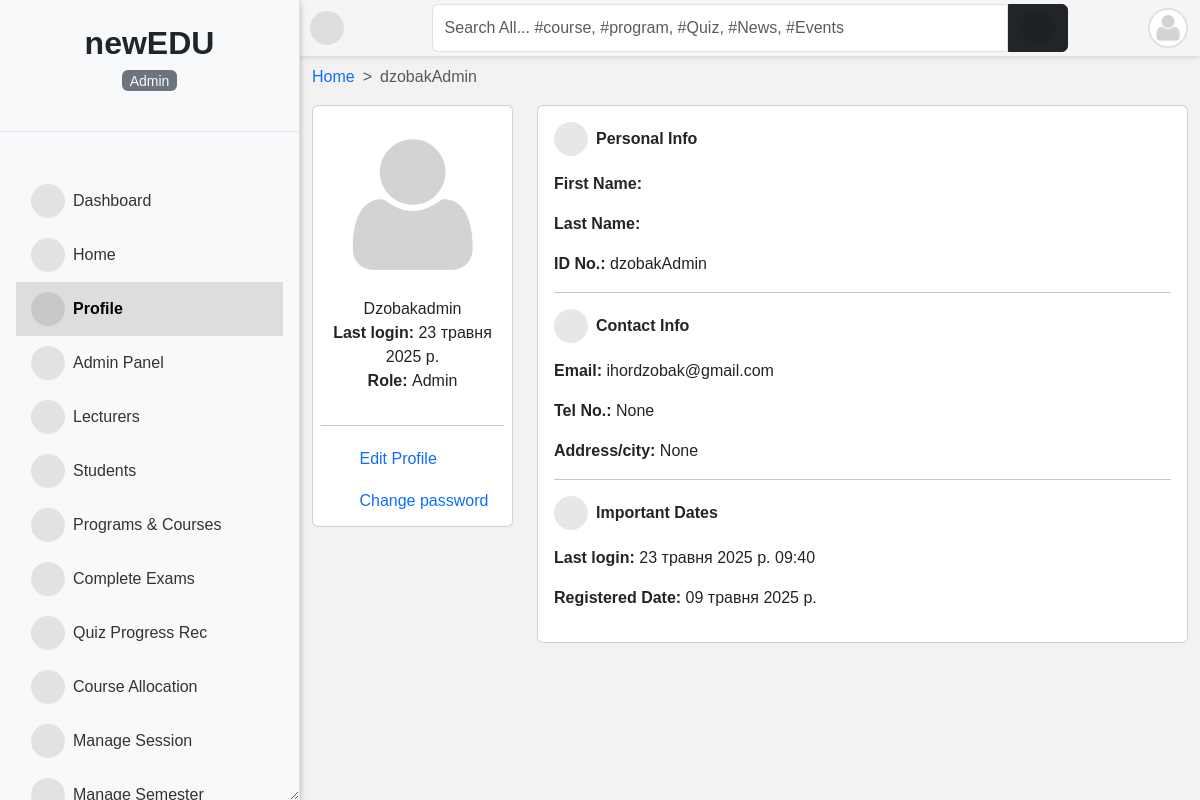
Before: /uk/accounts/profile/ (signed in) with the older database file.
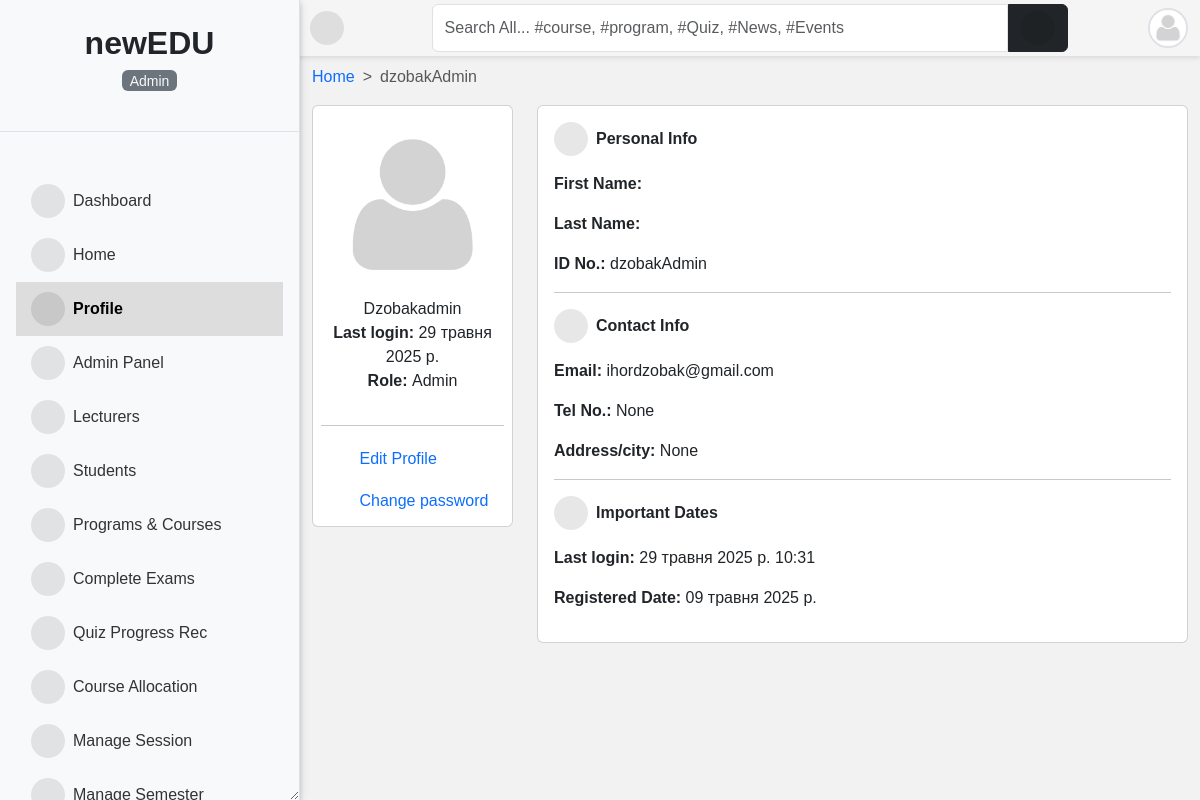
After: the same page with the newer database file.
### accounts/models.py (models this page shows, shortened)
class User(AbstractUser):
    is_student = models.BooleanField(default=False)
    is_lecturer = models.BooleanField(default=False)
    is_parent = models.BooleanField(default=False)
    is_dep_head = models.BooleanField(default=False)
    gender = models.CharField(max_length=1, choices=GENDERS, blank=True, null=True)
    phone = models.CharField(max_length=60, blank=True, null=True)
    address = models.CharField(max_length=60, blank=True, null=True)
    picture = models.ImageField(
        upload_to="profile_pictures/%y/%m/%d/", default="default.png", null=True
    )
    email = models.EmailField(blank=True, null=True)
    username_validator = ASCIIUsernameValidator()
    objects = CustomUserManager()
    class Meta:
        ordering = ("-date_joined",)
    @property
    def get_full_name(self):
        full_name = self.username
        if self.first_name and self.last_name:
            full_name = self.first_name + " " + self.last_name
        return full_name
    @property
    def get_user_role(self):
        if self.is_superuser:
            role = _("Admin")
        elif self.is_student:
            role = _("Student")
        elif self.is_lecturer:
            role = _("Lecturer")
        elif self.is_parent:
            role = _("Parent")
        return role

### accounts/views.py (the view, shortened to what this page needs)
# urls.py: path("profile/", profile, name="profile"),
@login_required
def profile(request):
    current_session = Session.objects.filter(is_current_session=True).first()
    current_semester = Semester.objects.filter(
        is_current_semester=True, session=current_session
    ).first()
    context = {
        "title": request.user.get_full_name,
        "current_session": current_session,
        "current_semester": current_semester,
    }
    if request.user.is_lecturer:
        courses = Course.objects.filter(
            allocated_course__lecturer__pk=request.user.id, semester=current_semester
        )
        context["courses"] = courses
        return render(request, "accounts/profile.html", context)
    staff = User.objects.filter(is_lecturer=True)
    context["staff"] = staff
    return render(request, "accounts/profile.html", context)

### templates/accounts/profile.html (shortened to what this page needs)
{% extends 'base.html' %}
{% load i18n %}
{% load static %}
{% block content %}
{% if user.is_authenticated %}
<nav style="--bs-breadcrumb-divider: '>';" aria-label="breadcrumb">
    <ol class="breadcrumb">
      <li class="breadcrumb-item"><a href="/">{% trans 'Home' %}</a></li>
      <li class="breadcrumb-item active" aria-current="page">{{ user.get_full_name }}</li>
    </ol>
</nav>
<div class="row">
    <div class="col-md-3 mx-auto">
        <div class="card  p-2">
            <div class="text-center">
                <img src="{{ user.picture.url }}" class="w-100">
                <ul class="px-2 list-unstyled">
                    <li>{{ user.get_full_name|title }}</li>
                    <li><strong>{% trans 'Last login:' %} </strong>{{ user.last_login|date }}</li>
                    <li><strong>{% trans 'Role:' %} </strong>
                        {{ user.get_user_role }}
                    </li>
                </ul>
            </div>
            <hr>
            <a class="mb-2" href="{% url 'edit_profile' %}"><i class="fas fa-user-edit unstyled"></i>
                <span class="mobile-hide">{% trans 'Edit Profile' %}</span></a>
            <a href="{% url 'change_password' %}"><i class="fas fa-lock unstyled"></i><span class="mobile-hide">
                {% trans 'Change password' %}</span></a>
        </div>
    </div>
    <div class="col-md-9 mx-auto">
        <div class="card">
            <div class="card-body">
                <p class="fw-bold"><i class="me-2 fas fa-user"></i>{% trans 'Personal Info' %}</p>
                <div class="dashboard-description">
                    <p><strong>{% trans 'First Name:' %}</strong> {{ user.first_name|title }}</p>
                    <p><strong>{% trans 'Last Name:' %}</strong> {{ user.last_name|title }}</p>
                    <p><strong>{% trans 'ID No.:' %}</strong> {{ user.username }}</p>
                </div>
                <hr>
                <p class="fw-bold"><i class="me-2 fas fa-phone-square-alt"></i>{% trans 'Contact Info' %}</p>
                <div class="dashboard-description">
                    <p><strong>{% trans 'Email:' %}</strong> {{ user.email }}</p>
                    <p><strong>{% trans 'Tel No.:' %}</strong> {{ user.phone }}</p>
                    <p><strong>{% trans 'Address/city:' %}</strong> {{ user.address }}</p>
                </div>
                <hr>
                <p class="fw-bold"><i class="me-2 fa fa-calendar-day"></i>{% trans 'Important Dates' %}</p>
                <div class="dashboard-description">
                    <p><strong>{% trans 'Last login:' %}</strong> {{ user.last_login }}</p>
                    <p><strong>{% trans 'Registered Date:' %}</strong> {{ user.date_joined|date }}</p>
                </div>
            </div>
        </div>
    </div>
</div>
{% endif %}
{% endblock content %}

### templates/sidebar.html (shortened to what the changed rows need)
{% load static %}
{% load i18n %}
<div id="side-nav" class="d-flex flex-column bg-light vh-100 border-end">
    <div class="main-menu flex-grow-1">
        <div class="text-center py-4 border-bottom">
            <a href="/" class="text-decoration-none">
            <p class="mt-2 small text-muted">
                <mark class="bg-secondary text-light rounded px-2">
                    {{ request.user.get_user_role }}
                </mark>
            </p>
        </div>
        {% url 'home' as hom %} {% url 'dashboard' as dash %} {% url 'profile' as prof %}
        {% url 'lecturer_list' as lec %} {% url 'student_list' as stu %}
        {% url 'course_allocation_view' as cav %} {% url 'programs' as pro %}
        {% url 'session_list' as sess %} {% url 'semester_list' as sem %}
        {% url 'add_score' as ascore %} {% url 'grade_results' as vr %}
        {% url 'ass_results' as ar %} {% url 'course_registration' as cr %}
        {% url 'edit_profile' as ep %} {% url 'change_password' as cp %}
        {% url 'quiz_progress' as qpr %} {% url 'quiz_marking' as qce %}
        {% url 'user_course_list' as ucl %} {% url 'admin_panel' as admin_p %}
    </div>
</div>

### templates/navbar.html (shortened to what this page needs)
{% load i18n%}
<div id="top-navbar" class="py-1">
	<div class="container">
		<div class="nav-wrapper">
			<div class="toggle-btn" onclick="toggleSidebar()">
				<i class="fas fa-bars"></i>
			</div>
			<form class="form-header" action="{% url 'query' %}" method="GET">
				<input id="primary-search" class="form-control rounded-end-0" type="text" name="q" value="{{ request.GET.q }}"
					placeholder="{% trans 'Search All... #course, #program, #Quiz, #News, #Events' %}" required />
				<button class="btn btn-dark rounded-start-0" type="submit">
					<i class="fas fa-search"></i>
				</button>
			</form>
			<div class="dropdown">
				<div class="avatar border border-2" type="button" data-bs-toggle="dropdown" aria-expanded="false">
					<img src="{{ request.user.picture.url }}">
				</div>
			</div>
		</div>
	</div>
</div>

Changed rows visible on the page:
changed User "dzobakAdmin": last_login "23 травня 2025 р." → "29 травня 2025 р."; last_login "23 травня 2025 р. 09:40" → "29 травня 2025 р. 10:31"
